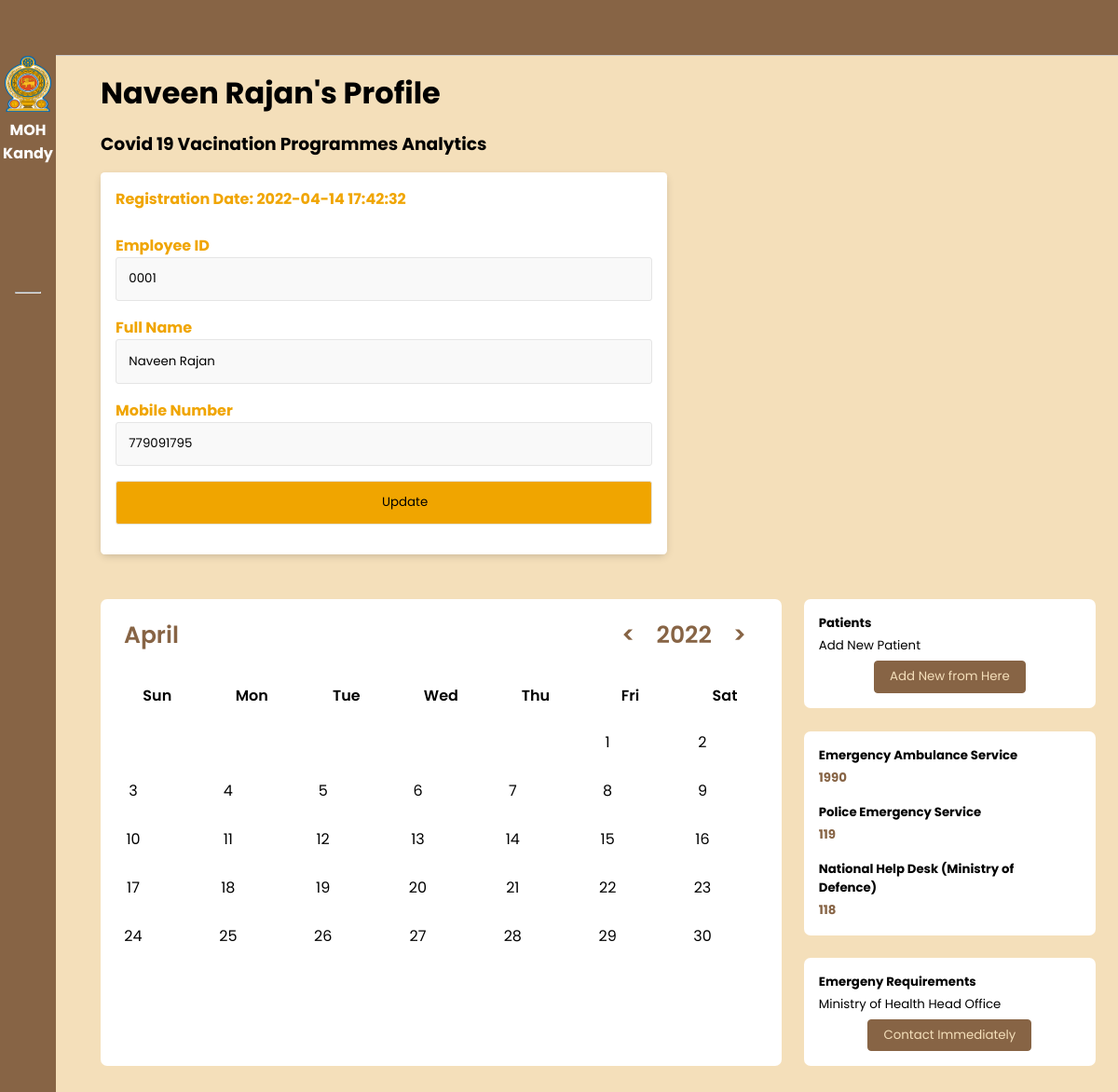
The page /edit-phlebotomist.php?pid=6 (signed in) on the database its author committed.
### tables this page shows
CREATE TABLE `tblphlebotomist` (
  `id` int NOT NULL,
  `EmpID` varchar(100) DEFAULT NULL,
  `FullName` varchar(120) DEFAULT NULL,
  `MobileNumber` bigint DEFAULT NULL,
  `RegDate` timestamp NULL DEFAULT CURRENT_TIMESTAMP
);

### edit-phlebotomist.php (the view, shortened to what this page needs)
<?php session_start();
include_once('includes/config.php');
if (strlen($_SESSION['aid']==0)) {
  header('location:logout.php');
  } else{
?>
<!DOCTYPE html>
<html lang="en">
<head>
    <link rel="stylesheet" href="https://cdn.jsdelivr.net/gh/lykmapipo/themify-icons@0.1.2/css/themify-icons.css">
    <link rel="stylesheet" href="style.css">
    <link rel="stylesheet" href="dropdown.css">
    <link rel="stylesheet" href="form.css">
</head>
<body>
    <?php include_once('includes/sidesection.php');?>
    <div class="main-content">
        <header>
        </header>
        <main>
        <?php
$pid=intval($_GET['pid']);
$query=mysqli_query($con,"select * from tblphlebotomist where id='$pid'");
while($row=mysqli_fetch_array($query)){
?>
            <h1 class="dash-title"><?php echo $row['FullName'];?>'s Profile</h1>
            <h3 class="dash-title">Covid 19 Vacination Programmes Analytics</h3>
            <div class="container">
  <form name="addphlebotomist" method="post">
    <div class="row">
      <h4>Registration Date: <?php echo $row['RegDate'];?></h4>
      <br>
      <div class="input-group">
      <h4>Employee ID</h4>
      <input type="text" class="form-control" id="empid" name="empid"  value="<?php echo $row['EmpID'];?>"  readonly="true" >
      </div>
      <div class="input-group">
      <h4>Full Name</h4>
      <input type="text" class="form-control" id="fullname" name="fullname"  placeholder="Enter your full name..." pattern="[A-Za-z ]+" title="letters only" value="<?php echo $row['FullName'];?>" required="true">
      </div>
      <div class="input-group">
      <h4>Mobile Number</h4>
      <input type="text" class="form-control" id="mobilenumber" name="mobilenumber" placeholder="Please enter your mobile number" pattern="[0-9]{10}" title="10 numeric characters only" value="<?php echo $row['MobileNumber'];?>" required="true" >
      </div>
      <div class="input-group input-group-icon">
      <input type="submit" class="btn btn-primary btn-user btn-block" name="update" id="update" value="Update">
      </div>
    </div>
  </form>
  <?php } ?>
</div>
<?php include_once('includes/bottomsection.php');?>
        </main>
    </div>
</body>
</html>
<?php } ?>

### style.css (style rules this page uses)
body { background-color: #F4DFBA; }
* { font-family: 'Poppins', sans-serif; margin: 0; padding: 0; text-decoration: none; list-style-type: none; box-sizing: border-box; }
.main-content { position: relative; margin-left: 240px; transition: margin-left 500ms; }
main { margin-top: 60px; background: #F4DFBA; min-height: 90vh; padding: 1rem 3rem; }
header { position: fixed; left: 240px; top: 0; z-index: 100; width: calc(100% - 240px); background: #876445; height: 60px; padding: 0rem 1rem; display: flex; align-items: center; justify-content: space-between; border-bottom: 1px solid #ccc; transition: left 500ms; }
.dash-title { color: var(--color-dark); margin-bottom: 1rem; }
@media only screen and (max-width: 1200px) { .main-content { margin-left: 60px; } }
@media only screen and (max-width: 1200px) { .main-content header { left: 60px; width: calc(100% - 60px); } }
* { padding: 0; margin: 0; box-sizing: border-box; }

### form.css (style rules this page uses)
h4 { color: #f0a500; }
input, input[type="radio"] + label, input[type="checkbox"] + label:before, select option, select { width: 100%; padding: 1em; line-height: 1.4; background-color: #f9f9f9; border: 1px solid #e5e5e5; border-radius: 3px; -webkit-transition: 0.35s ease-in-out; -moz-transition: 0.35s ease-in-out; -o-transition: 0.35s ease-in-out; transition: 0.35s ease-in-out; transition: all 0.35s ease-in-out; }
.input-group { margin-bottom: 1em; zoom: 1; }
.input-group:before, .input-group:after { content: ""; display: table; }
.input-group:after { clear: both; }
.input-group-icon { position: relative; }
.input-group-icon input { padding-left: 4.4em; }
.container { max-width: 38em; padding: 1em 1em 1em 1em; background-color: #fff; border-radius: 4.2px; box-shadow: 0px 3px 10px -2px rgba(0, 0, 0, 0.2); }
.row { zoom: 1; }
.row:before, .row:after { content: ""; display: table; }
.row:after { clear: both; }
#submit, #update { background-color:#f0a500; }

### rows shown on the page
tblphlebotomist: FullName "Naveen Rajan", RegDate "2022-04-14 17:42:32", empid "0001", fullname "Naveen Rajan", mobilenumber "779091795"
